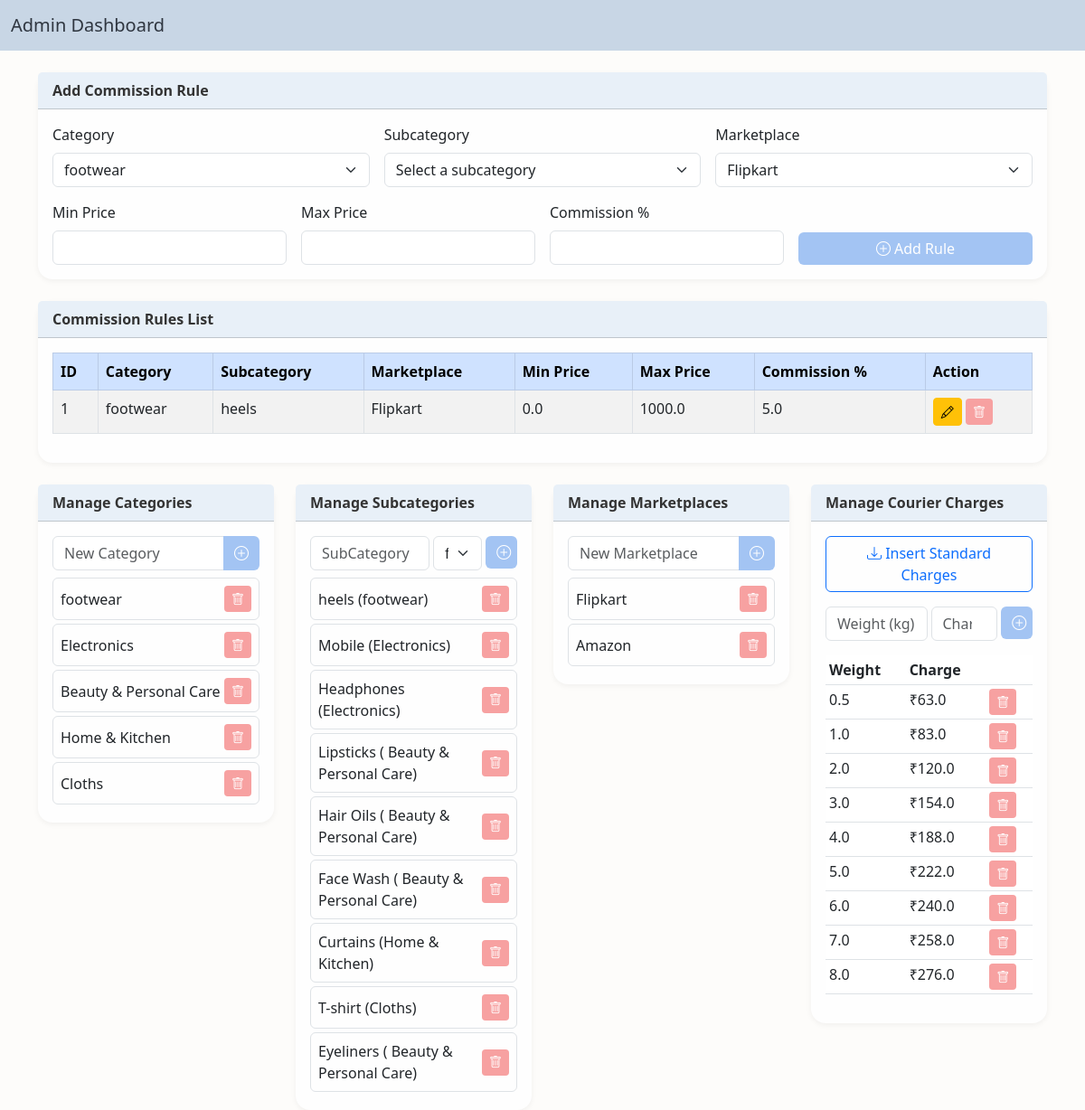
Before: /admin_panel with the older database file.
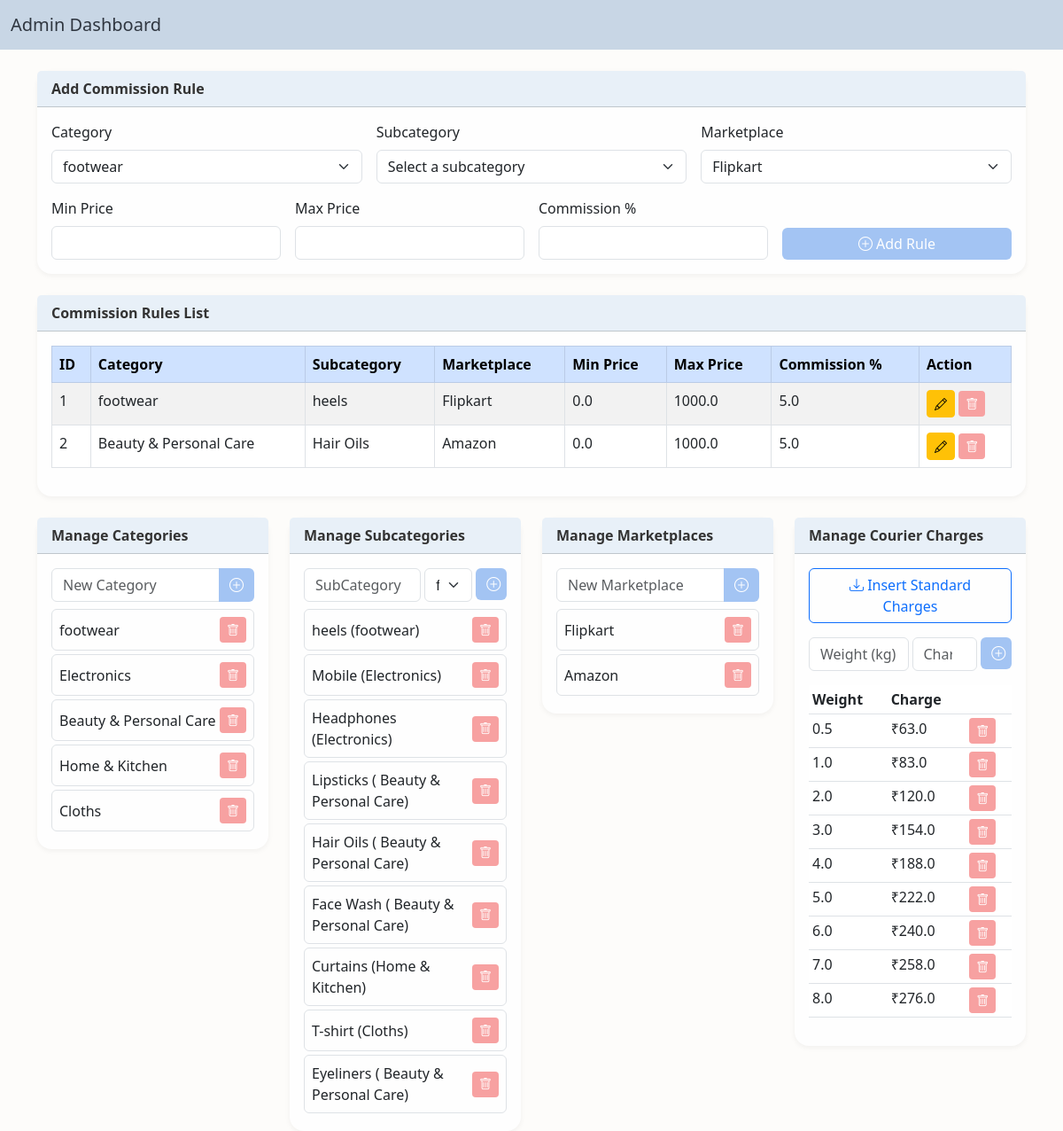
After: the same page with the newer database file.
### models.py (models this page shows)
class CommissionRule(db.Model):
    id = db.Column(db.Integer, primary_key=True)
    category_id = db.Column(db.Integer, db.ForeignKey('category.id'))
    subcategory_id = db.Column(db.Integer, db.ForeignKey('sub_category.id'))
    marketplace_id = db.Column(db.Integer, db.ForeignKey('marketplace.id'))
    min_price = db.Column(db.Float)
    max_price = db.Column(db.Float)
    commission_percent = db.Column(db.Float)
    category = db.relationship('Category', backref='rules')
    subcategory = db.relationship('SubCategory', backref='rules')
    marketplace = db.relationship('Marketplace', backref='rules')

class Category(db.Model):
    id = db.Column(db.Integer, primary_key=True)
    name = db.Column(db.String(50), nullable=False)
    subcategories = db.relationship('SubCategory', backref='category', lazy=True)

class SubCategory(db.Model):
    id = db.Column(db.Integer, primary_key=True)
    name = db.Column(db.String(50), nullable=False)
    category_id = db.Column(db.Integer, db.ForeignKey('category.id'), nullable=True)

class Marketplace(db.Model):
    id = db.Column(db.Integer, primary_key=True)
    name = db.Column(db.String(50), nullable=False)

class CourierCharge(db.Model):
    id = db.Column(db.Integer, primary_key=True)
    weight_slab = db.Column(db.Float, nullable=False)
    charge = db.Column(db.Float, nullable=False)

### app.py (the view)
@app.route('/admin_panel')
def admin_panel():
    categories = Category.query.all()
    subcategories = SubCategory.query.all()
    marketplaces = Marketplace.query.all()
    courier_charges = CourierCharge.query.all()
    rules = CommissionRule.query.all()
    return render_template('admin_panel.html',
                           categories=categories,
                           subcategories=subcategories,
                           marketplaces=marketplaces,
                           courier_charges=courier_charges,
                           rules=rules)

### templates/admin_panel.html (shortened to what this page needs)
<!DOCTYPE html>
<html lang="en">
<head>
  <link href="https://cdn.jsdelivr.net/npm/bootstrap@5.3.0/dist/css/bootstrap.min.css" rel="stylesheet">
  <link href="https://cdn.jsdelivr.net/npm/bootstrap-icons@1.10.5/font/bootstrap-icons.css" rel="stylesheet">
</head>
<body>
<nav class="navbar navbar-expand-lg navbar-dark mb-4">
  <div class="container-fluid">
    <a class="navbar-brand" href="#">Admin Dashboard</a>
  </div>
</nav>
<div class="container mb-4">
  <div class="card mb-4">
    <div class="card-header fw-bold">Add Commission Rule</div>
    <div class="card-body">
      <form action="/admin/add_rule" method="POST" class="row g-3">
        <div class="col-md-4">
          <label class="form-label">Category</label>
          <select name="category_id" id="category-select" class="form-select" required>
            {% for cat in categories %}
            <option value="{{ cat.id }}">{{ cat.name }}</option>
            {% endfor %}
          </select>
        </div>
        <div class="col-md-4">
          <label class="form-label">Subcategory</label>
          <select name="subcategory_id" id="subcategory-select" class="form-select" required>
            <option disabled selected>Select a subcategory</option>
          </select>
        </div>
        <div class="col-md-4">
          <label class="form-label">Marketplace</label>
          <select name="marketplace_id" class="form-select" required>
            {% for mp in marketplaces %}
            <option value="{{ mp.id }}">{{ mp.name }}</option>
            {% endfor %}
          </select>
        </div>
        <div class="col-md-3">
          <label class="form-label">Min Price</label>
          <input type="number" name="min_price" step="0.01" class="form-control" required>
        </div>
        <div class="col-md-3">
          <label class="form-label">Max Price</label>
          <input type="number" name="max_price" step="0.01" class="form-control" required>
        </div>
        <div class="col-md-3">
          <label class="form-label">Commission %</label>
          <input type="number" name="commission_percent" step="0.01" class="form-control" required>
        </div>
        <div class="col-md-3 d-grid align-items-end">
          <button type="submit" class="btn btn-primary"><i class="bi bi-plus-circle"></i> Add Rule</button>
        </div>
      </form>
    </div>
  </div>
  <div class="card mb-4">
    <div class="card-header fw-bold">Commission Rules List</div>
    <div class="card-body">
      <table class="table table-bordered table-striped table-hover">
        <thead class="table-primary">
          <tr>
            <th>ID</th>
            <th>Category</th>
            <th>Subcategory</th>
            <th>Marketplace</th>
            <th>Min Price</th>
            <th>Max Price</th>
            <th>Commission %</th>
            <th>Action</th>
          </tr>
        </thead>
        <tbody>
          {% for rule in rules %}
          <tr>
            <td>{{ rule.id }}</td>
            <td>{{ rule.category.name }}</td>
            <td>{{ rule.subcategory.name }}</td>
            <td>{{ rule.marketplace.name }}</td>
            <td>{{ rule.min_price }}</td>
            <td>{{ rule.max_price }}</td>
            <td>{{ rule.commission_percent }}</td>
            <td>
              <a href="{{ url_for('edit_rule', rule_id=rule.id) }}" class="btn btn-warning btn-sm"><i class="bi bi-pencil"></i></a>
              <a href="{{ url_for('delete_rule', rule_id=rule.id) }}" class="btn btn-danger btn-sm" onclick="return confirm('Are you sure?')"><i class="bi bi-trash"></i></a>
            </td>
          </tr>
          {% endfor %}
        </tbody>
      </table>
    </div>
  </div>
</div>
<div class="container">
  <div class="row g-4">
    <div class="col-md-3">
      <div class="card">
        <div class="card-header fw-bold">Manage Categories</div>
        <div class="card-body">
          <form method="POST" action="{{ url_for('add_category') }}" class="input-group mb-2">
            <input type="text" name="category_name" class="form-control" placeholder="New Category" required>
            <button class="btn btn-primary"><i class="bi bi-plus-circle"></i></button>
          </form>
          {% for cat in categories %}
          <div class="d-flex justify-content-between align-items-center border p-2 mb-1 rounded">
            <span>{{ cat.name }}</span>
            <a href="{{ url_for('delete_category', category_id=cat.id) }}" class="btn btn-sm btn-danger"><i class="bi bi-trash"></i></a>
          </div>
          {% endfor %}
        </div>
      </div>
    </div>
    <div class="col-md-3">
      <div class="card">
        <div class="card-header fw-bold">Manage Subcategories</div>
        <div class="card-body">
          <form method="POST" action="{{ url_for('add_subcategory') }}" class="row g-1 mb-2">
            <div class="col-7">
              <input type="text" name="subcategory_name" class="form-control" placeholder="SubCategory" required>
            </div>
            <div class="col-3">
              <select name="subcategory_category" class="form-select" required>
                {% for category in categories %}
                <option value="{{ category.id }}">{{ category.name }}</option>
                {% endfor %}
              </select>
            </div>
            <div class="col-2">
              <button class="btn btn-primary w-100"><i class="bi bi-plus-circle"></i></button>
            </div>
          </form>
          {% for sub in subcategories %}
          <div class="d-flex justify-content-between align-items-center border p-2 mb-1 rounded">
            <span>{{ sub.name }} ({{ sub.category.name }})</span>
            <a href="{{ url_for('delete_subcategory', subcategory_id=sub.id) }}" class="btn btn-sm btn-danger"><i class="bi bi-trash"></i></a>
          </div>
          {% endfor %}
        </div>
      </div>
    </div>
    <div class="col-md-3">
      <div class="card">
        <div class="card-header fw-bold">Manage Marketplaces</div>
        <div class="card-body">
          <form method="POST" action="{{ url_for('add_marketplace') }}" class="input-group mb-2">
            <input type="text" name="marketplace_name" class="form-control" placeholder="New Marketplace" required>
            <button class="btn btn-primary"><i class="bi bi-plus-circle"></i></button>
          </form>
          {% for mp in marketplaces %}
          <div class="d-flex justify-content-between align-items-center border p-2 mb-1 rounded">
            <span>{{ mp.name }}</span>
            <a href="{{ url_for('delete_marketplace', marketplace_id=mp.id) }}" class="btn btn-sm btn-danger"><i class="bi bi-trash"></i></a>
          </div>
          {% endfor %}
        </div>
      </div>
    </div>
<div class="col-md-3">
  <div class="card">
    <div class="card-header fw-bold">Manage Courier Charges</div>
    <div class="card-body">
      <div class="d-grid mb-3">
        <a href="{{ url_for('insert_standard_charges') }}" class="btn btn-outline-primary">
          <i class="bi bi-download"></i> Insert Standard Charges
        </a>
      </div>
      <form method="POST" action="{{ url_for('add_courier_charge') }}" class="row g-1 mb-3">
        <div class="col-6">
          <input type="text" name="weight_slab" class="form-control" placeholder="Weight (kg)" required>
        </div>
        <div class="col-4">
          <input type="number" name="charge" class="form-control" placeholder="Charge ₹" required>
        </div>
        <div class="col-2">
          <button class="btn btn-primary w-100"><i class="bi bi-plus-circle"></i></button>
        </div>
      </form>
      <table class="table table-sm">
        <thead>
          <tr><th>Weight</th><th>Charge</th><th></th></tr>
        </thead>
        <tbody>
          {% for charge in courier_charges %}
          <tr>
            <td>{{ charge.weight_slab }}</td>
            <td>₹{{ charge.charge }}</td>
            <td>
              <a href="{{ url_for('delete_courier_charge', charge_id=charge.id) }}" class="btn btn-sm btn-danger"><i class="bi bi-trash"></i></a>
            </td>
          </tr>
          {% endfor %}
        </tbody>
      </table>
    </div>
  </div>
</div>
</body>
</html>

### templates/admin_panel.html (style rules this page uses)
body { background-color: #fdfcfa; }
.card { box-shadow: 0 2px 6px rgba(0, 0, 0, 0.05); border-radius: 1rem; background-color: #fefefe; border: none; }
.card-header { background-color: #e8f0f8; color: #333; }
.btn-primary { background-color: #a3c4f3; border: none; }
.btn-danger { background-color: #f7a1a1; border: none; }
.table-primary { background-color: #d6e6fa; }
.navbar { background-color: #c8d6e5; }
.navbar-brand { color: #2f3640 !important; }

Changed rows visible on the page:
added CommissionRule: id "2", category.name "Beauty & Personal Care", subcategory.name "Hair Oils", marketplace.name "Amazon", min_price "0.0", max_price "1000.0", commission_percent "5.0"
